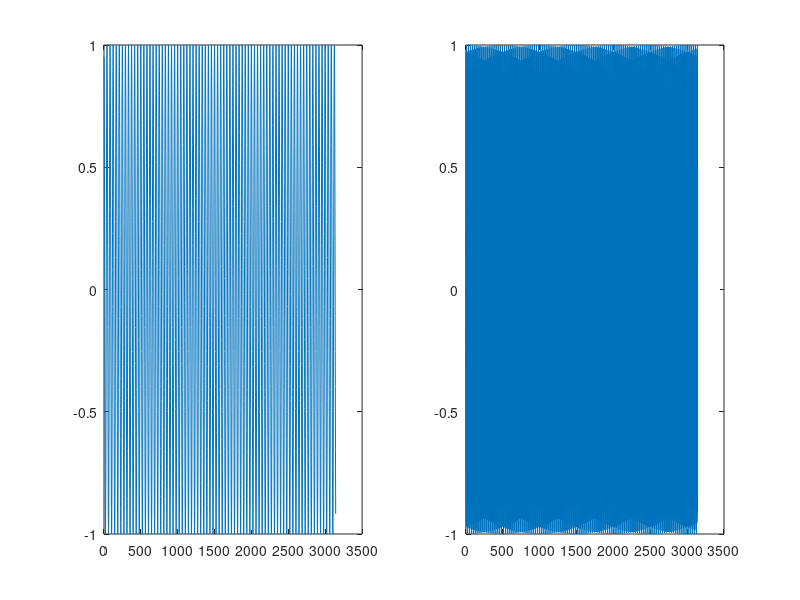

This chart was generated by the following MATLAB code: (Note: this script raises an error after producing the figure.)
function Untitled3
%input data
f1 = 24;
f2 = 2577;
dt = 10^(-3);
T = pi;
a = -T/2;
b = T/2;
%functions
u1 = @(t) sin(2*pi*f1*t);
u2 = @(t) sin(2*pi*f2*t);
%
subplot(1,2,1);
plot(u1(a:dt:b));
subplot(1,2,2);
plot(u2(a:dt:b));
%scalar product 
dp = dotProduct(u1,u2,a,b);
disp(dp);
%nor
n1 = funcNorm(u2,a,b);
n2 = funcNorm(u1,a,b);
disp(n1);
disp(n2);
%ort
if(dp == 0)
    disp("ortogonal");
else
    disp("not ortogonal");
end
       
